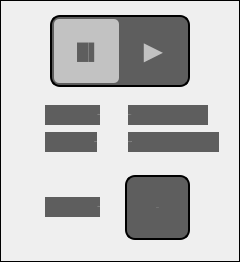
     <widget class="QGroupBox" name="groupBox_3">
      <property name="geometry">
       <rect>
        <x>-1</x>
        <y>205</y>
        <width>240</width>
        <height>262</height>
       </rect>
      </property>
      <property name="sizePolicy">
       <sizepolicy hsizetype="Maximum" vsizetype="Maximum">
        <horstretch>0</horstretch>
        <verstretch>0</verstretch>
       </sizepolicy>
      </property>
      <property name="styleSheet">
       <string notr="true">border: 1px solid black;</string>
      </property>
      <property name="title">
       <string/>
      </property>
      <widget class="QLabel" name="label_97">
       <property name="geometry">
        <rect>
         <x>128</x>
         <y>105</y>
         <width>80</width>
         <height>20</height>
        </rect>
       </property>
       <property name="font">
        <font>
         <family>Roboto</family>
         <pointsize>-1</pointsize>
         <italic>false</italic>
         <bold>false</bold>
        </font>
       </property>
       <property name="styleSheet">
        <string notr="true">background-color: rgb(94, 94, 94);
color: rgb(194, 194, 194);
border: 0px;
text-align: left;
font: 18px 'Roboto';</string>
       </property>
       <property name="text">
        <string>0000 m</string>
       </property>
       <property name="alignment">
        <set>Qt::AlignLeading|Qt::AlignLeft|Qt::AlignVCenter</set>
       </property>
      </widget>
      <widget class="QLabel" name="label_98">
       <property name="geometry">
        <rect>
         <x>45</x>
         <y>132</y>
         <width>52</width>
         <height>20</height>
        </rect>
       </property>
       <property name="font">
        <font>
         <family>Roboto</family>
         <pointsize>-1</pointsize>
         <italic>false</italic>
         <bold>false</bold>
        </font>
       </property>
       <property name="styleSheet">
        <string notr="true">background-color: rgb(94, 94, 94);
color: rgb(194, 194, 194);
border: 0px;
text-align: left;
font: 18px 'Roboto';</string>
       </property>
       <property name="text">
        <string>Speed</string>
       </property>
       <property name="alignment">
        <set>Qt::AlignRight|Qt::AlignTrailing|Qt::AlignVCenter</set>
       </property>
      </widget>
      <widget class="QLabel" name="label_99">
       <property name="geometry">
        <rect>
         <x>128</x>
         <y>132</y>
         <width>91</width>
         <height>20</height>
        </rect>
       </property>
       <property name="font">
        <font>
         <family>Roboto</family>
         <pointsize>-1</pointsize>
         <italic>false</italic>
         <bold>false</bold>
        </font>
       </property>
       <property name="styleSheet">
        <string notr="true">background-color: rgb(94, 94, 94);
color: rgb(194, 194, 194);
border: 0px;
text-align: left;
font: 18px 'Roboto';</string>
       </property>
       <property name="text">
        <string>00 m/min</string>
       </property>
       <property name="alignment">
        <set>Qt::AlignLeading|Qt::AlignLeft|Qt::AlignVCenter</set>
       </property>
      </widget>
      <widget class="QLabel" name="label_96">
       <property name="geometry">
        <rect>
         <x>45</x>
         <y>197</y>
         <width>55</width>
         <height>20</height>
        </rect>
       </property>
       <property name="font">
        <font>
         <family>Roboto</family>
         <pointsize>-1</pointsize>
         <italic>false</italic>
         <bold>false</bold>
        </font>
       </property>
       <property name="styleSheet">
        <string notr="true">background-color: rgb(94, 94, 94);
color: rgb(194, 194, 194);
border: 0px;
text-align: left;
font: 18px 'Roboto';</string>
       </property>
       <property name="text">
        <string>Meter</string>
       </property>
       <property name="alignment">
        <set>Qt::AlignRight|Qt::AlignTrailing|Qt::AlignVCenter</set>
       </property>
      </widget>
      <widget class="QLabel" name="label_95">
       <property name="geometry">
        <rect>
         <x>45</x>
         <y>105</y>
         <width>55</width>
         <height>20</height>
        </rect>
       </property>
       <property name="font">
        <font>
         <family>Roboto</family>
         <pointsize>-1</pointsize>
         <italic>false</italic>
         <bold>false</bold>
        </font>
       </property>
       <property name="styleSheet">
        <string notr="true">background-color: rgb(94, 94, 94);
color: rgb(194, 194, 194);
border: 0px;
text-align: left;
font: 18px 'Roboto';</string>
       </property>
       <property name="text">
        <string>Meter</string>
       </property>
       <property name="alignment">
        <set>Qt::AlignRight|Qt::AlignTrailing|Qt::AlignVCenter</set>
       </property>
      </widget>
      <widget class="QPushButton" name="pushButton_13">
       <property name="geometry">
        <rect>
         <x>125</x>
         <y>175</y>
         <width>65</width>
         <height>65</height>
        </rect>
       </property>
       <property name="sizePolicy">
        <sizepolicy hsizetype="Minimum" vsizetype="Fixed">
         <horstretch>0</horstretch>
         <verstretch>0</verstretch>
        </sizepolicy>
       </property>
       <property name="font">
        <font>
         <family>Roboto</family>
         <pointsize>-1</pointsize>
         <italic>false</italic>
         <bold>false</bold>
        </font>
       </property>
       <property name="layoutDirection">
        <enum>Qt::LeftToRight</enum>
       </property>
       <property name="styleSheet">
        <string notr="true">QPushButton {
	background-color: rgb(94, 94, 94);
	color: rgb(194, 194, 194);
	border: 2px solid black;
	border-radius: 10px;
	text-align: center;
	font: 20px 'Roboto';
}

QPushButton::hover {
	background-color: rgb(194, 194, 194);
	color: rgb(94, 94, 94);
	border: 2px solid black;
	border-radius: 10px;
	text-align: center;
	font: 20px 'Roboto';
}</string>
       </property>
       <property name="text">
        <string>►0◄</string>
       </property>
      </widget>
      <widget class="QGroupBox" name="groupBox_15">
       <property name="geometry">
        <rect>
         <x>50</x>
         <y>15</y>
         <width>140</width>
         <height>72</height>
        </rect>
       </property>
       <property name="styleSheet">
        <string notr="true">background-color: rgb(94, 94, 94);
border: 2px solid black;
border-radius: 10px;</string>
       </property>
       <property name="title">
        <string/>
       </property>
       <widget class="QPushButton" name="pushButton_15">
        <property name="geometry">
         <rect>
          <x>4</x>
          <y>4</y>
          <width>65</width>
          <height>64</height>
         </rect>
        </property>
        <property name="sizePolicy">
         <sizepolicy hsizetype="Minimum" vsizetype="Fixed">
          <horstretch>0</horstretch>
          <verstretch>0</verstretch>
         </sizepolicy>
        </property>
        <property name="font">
         <font>
          <family>Times New Roman</family>
          <pointsize>12</pointsize>
          <italic>false</italic>
          <bold>false</bold>
         </font>
        </property>
        <property name="layoutDirection">
         <enum>Qt::LeftToRight</enum>
        </property>
        <property name="styleSheet">
         <string notr="true">QPushButton {
	background-color: rgb(194, 194, 194);
	color: rgb(94, 94, 94);
    border: 0px;
	border-radius: 5px;
	text-align: center;
}</string>
        </property>
        <property name="text">
         <string> █▌</string>
        </property>
       </widget>
       <widget class="QPushButton" name="pushButton_14">
        <property name="geometry">
         <rect>
          <x>71</x>
          <y>4</y>
          <width>65</width>
          <height>64</height>
         </rect>
        </property>
        <property name="sizePolicy">
         <sizepolicy hsizetype="Minimum" vsizetype="Fixed">
          <horstretch>0</horstretch>
          <verstretch>0</verstretch>
         </sizepolicy>
        </property>
        <property name="font">
         <font>
          <family>Times New Roman</family>
          <pointsize>24</pointsize>
          <italic>false</italic>
          <bold>false</bold>
         </font>
        </property>
        <property name="layoutDirection">
         <enum>Qt::LeftToRight</enum>
        </property>
        <property name="styleSheet">
         <string notr="true">QPushButton {
	background-color: rgb(94, 94, 94);
	color: rgb(194, 194, 194);
    border: 0px;
	border-radius: 5px;
	text-align: center;
}

QPushButton::hover {
	background-color: rgb(38, 201, 84);
	color: rgb(94, 94, 94);
    border: 0px;
	border-radius: 5px;
	text-align: center;
}</string>
        </property>
        <property name="text">
         <string>►</string>
        </property>
       </widget>
      </widget>
     </widget>
